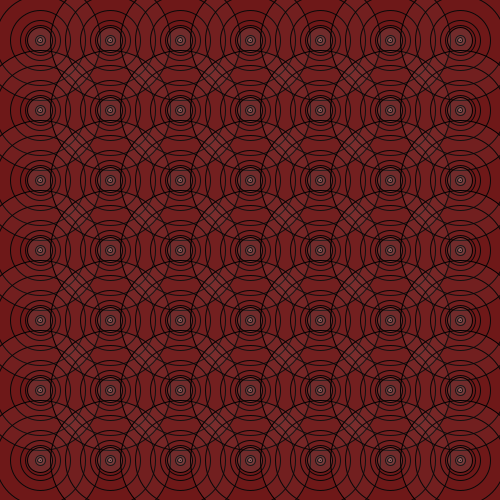
Frame 1 (no input)
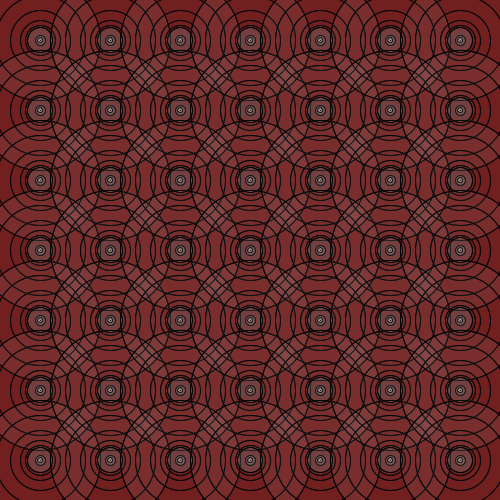
Frame 2 (the mouse pressed at the canvas centre, redrawn once)

The Processing sketch that drew these frames (run headless with seeded random() and noise(); the mouse was pressed at the canvas centre and the sketch redrawn once):

// Processing sketch: processing_85940
// ── processing_85940.pde

void setup()
{
  background(#6A1111);
size(500,500);


}




void draw ()

  

  //Nouvelle ligne
  {
         for (int posX = 40; posX < width; posX = posX+70)
         {
          for (int posY = 40; posY < height; posY = posY+70)
         {
           noFill();
         ellipse(posX, posY, 30, 30);
         strokeWeight(1);
         ellipse(posX, posY, 40, 40);
         noFill();
           ellipse(posX, posY, 90, 90);
         ellipse(posX, posY, 60, 60);
         fill(210, 10);
          ellipse(posX, posY, 120, 120);
         fill(250, 20);
       ellipse(posX, posY, 10, 10);
       fill(240, 50);
       ellipse (posX, posY, 5,5);
       fill(120,50);
        ellipse (posX, posY, 25,25);
        point(posX, posY);
    }
         }

noLoop ();
}
